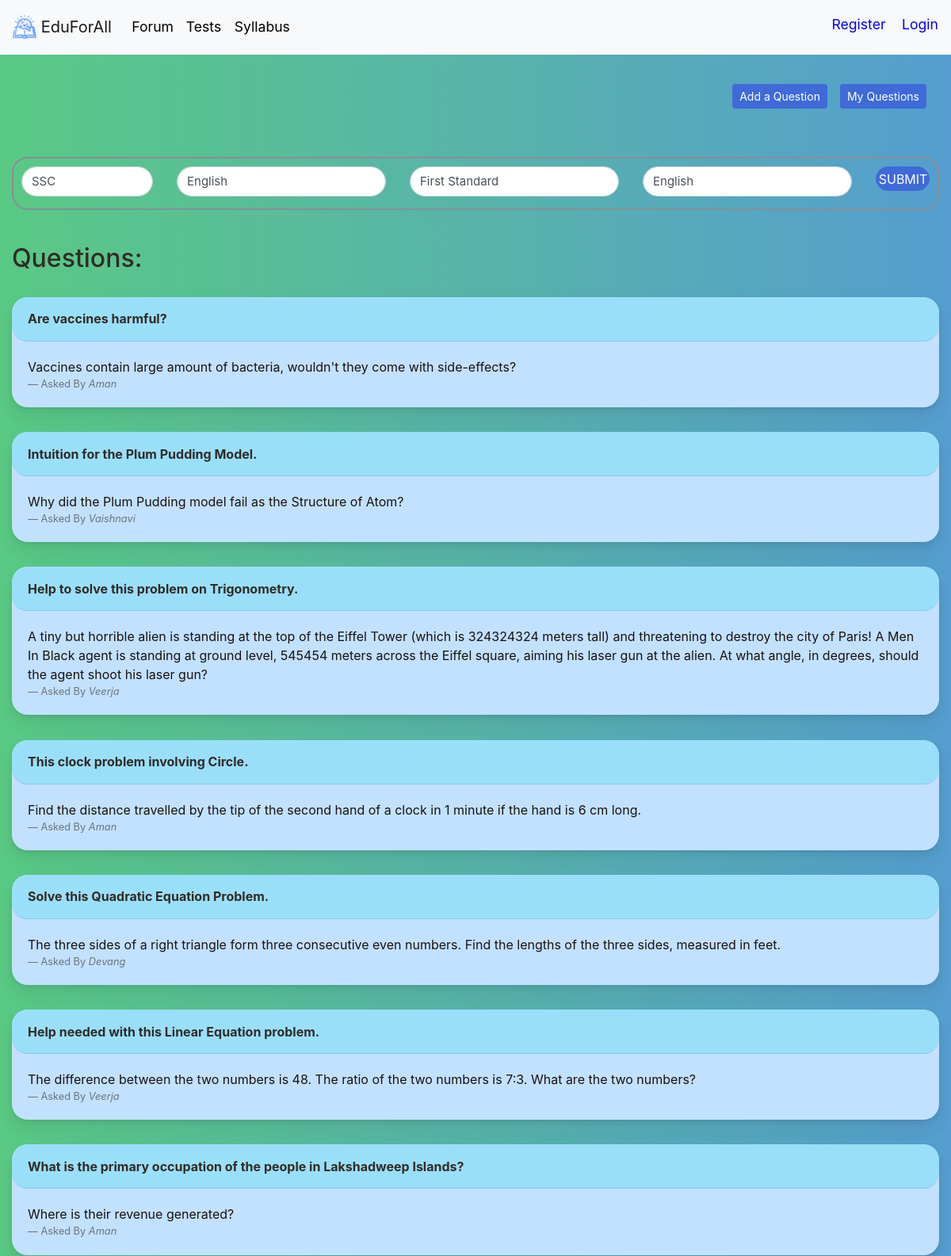
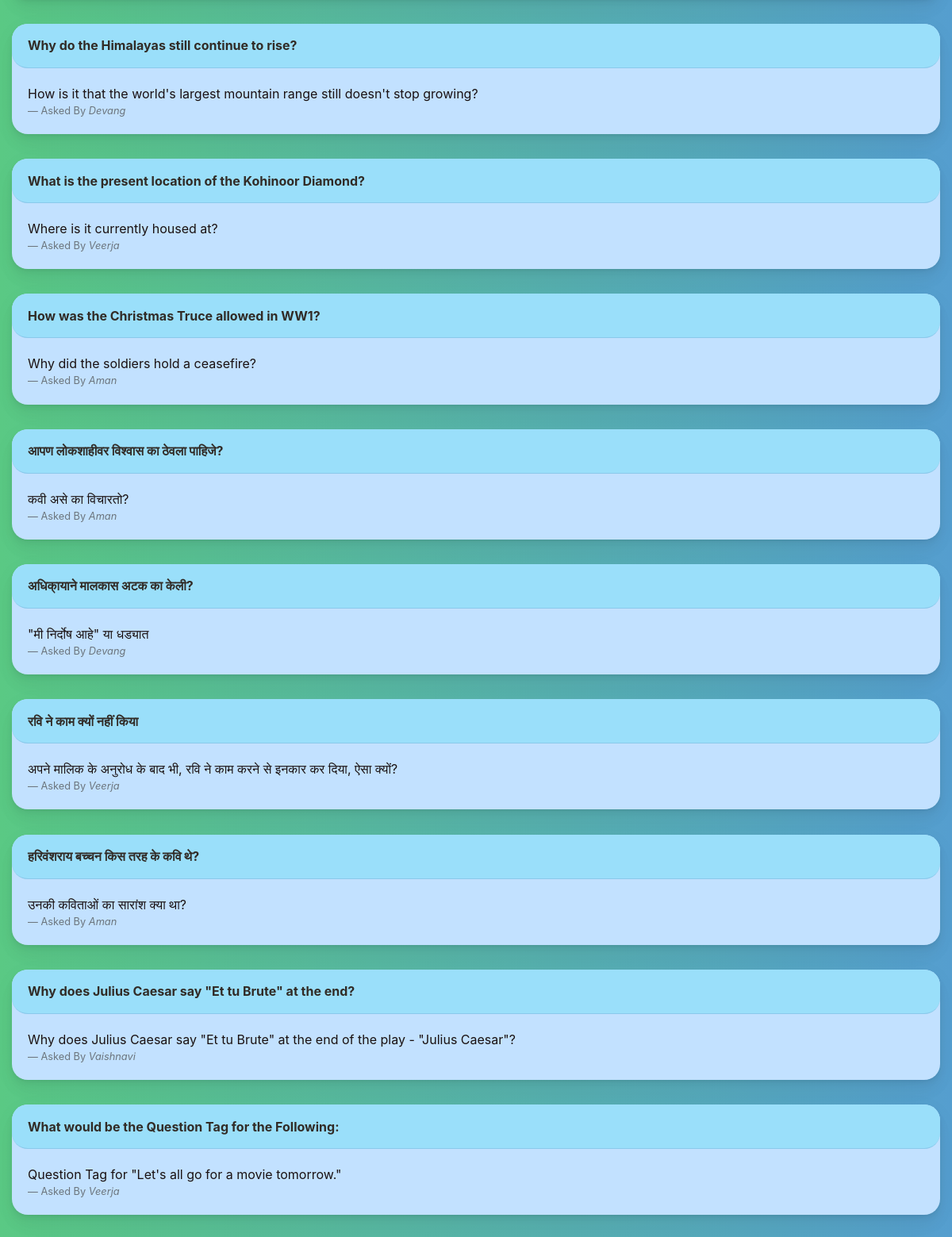
The app's page /forum/ with its own data (2 pictures, top to bottom).
### forum/models.py (models this page shows, shortened)
class question(models.Model):
    created = models.DateTimeField(auto_now_add=True)
    questionBy = models.ForeignKey(student, on_delete=models.CASCADE)
    title = models.CharField(max_length=240)
    body = models.CharField(max_length=25000)
    medium = models.CharField(max_length=100)
    acadYear = models.CharField(max_length=100)
    subject = models.CharField(max_length=100)
    board = models.CharField(max_length=100, default="SSC")

class student(models.Model):
    user: OneToOneField = models.OneToOneField(User, on_delete=models.CASCADE)
    acadYear = models.CharField(max_length=100)
    medium = models.CharField(max_length=100)
    board = models.CharField(max_length=100, default="SSC")

### forum/views.py (the view, shortened to what this page needs)
# urls.py: path('',views.forumLanding.as_view(),name='forumLanding'),
class forumLanding(View):
    def get(self, request, template_name='forumLanding.html'):
        message = {}
        message['questions'] = question.objects.all().order_by('-created')
        return render(request, 'forumLanding.html', message)

### forum/templates/forumLanding.html (shortened to what this page needs)
{% extends 'base.html' %}
{% load static %}
{% block content %}
<link rel="stylesheet" href="{% static 'all.css' %}">
<link rel="stylesheet" href="{% static 'bt.css' %}">
<link rel="stylesheet" href="{% static 'btb.css' %}">
<link rel="stylesheet" href="{% static 'login.css' %}">
<link rel="stylesheet" href="{% static 'forumLanding.css' %}">
<div class="container-fluid">
    <br>
    <br>
    <br>
    <br>
    <br>
    <a class="btn btn-primary btn-sm float-right" style="margin-right: 16px; margin-bottom: 16px" href="{% url 'forum:myQuestions' %}" role="button">My Questions</a>
    <a class="btn btn-primary btn-sm float-right" style="margin-right: 16px; margin-bottom: 16px" href="{% url 'forum:addQuestion' %}" role="button">Add a Question</a>
    <br>
    <br>
    <br>
<br>
    <div class="container-fluid" style="padding: 10px; border: 2px solid; border-radius: 20px;">
        <form action="" method="post">
        <div class="row">
            <div class="col-lg-2">
                <select name="board" id="board" required class="form-control"
                            style="border-radius: 20px; font-size: 15px; margin-bottom: 5px;">
                            <option value="SSC">SSC</option>
                </select>
            </div>
            <div class="col-lg-3">
                <select name="medium" id="medium" required class="form-control"
                            style="border-radius: 20px; font-size: 15px; margin-bottom: 5px;">
                            <option value="english">English</option>
                </select>
            </div>
            <div class="col-lg-3">
                <select name="acadYear" id="acadYear" required style="border-radius: 20px; font-size: 15px; margin-bottom: 5px;"
                            class="form-control">
                            <option value="1">First Standard</option>
                        </select>
            </div>
            <div class="col-lg-3">
                <select name="subject" id="subject" required style="border-radius: 20px; font-size: 15px; margin-bottom: 5px;"
                class="form-control">
                    <option value="English">English</option>
                </select>
            </div>
            <div class="col-lg-1">
                <button class="btn btn-primary btn-block text-uppercase" type="submit"
                            style="font-size: 1rem; padding: 4%; border-radius: 20px;">Submit</button>
            </div>
        </form>
        </div>
    </div>
<br><br>
    {% if questions %}
    <h2 style="color: #312b26;">Questions:</h2>
    <br>
<div class="container-fluid">
    {% for i in questions %}
    <a href="{% url 'forum:queAns' i.id %}">
        <div class="card" style="background-color: #c2e1ff; color: #1a1111;">
            <div class="card-header" style="font-size:1rem; background-color: #9adffa; color: #312b26">
             <strong>{{i.title}}</strong>
            </div>
            <div class="card-body">
                <blockquote class="blockquote mb-0" style="font-size:1rem">
                    <p>{{i.body}}</p>
                    <footer class="blockquote-footer">Asked By <cite
                            title="Source Title">{{ i.questionBy.user.first_name }}</cite></footer>
                </blockquote>
            </div>
        </div>
    </a>
    <br>
    {% endfor %}
</div>
{% else %}
<h2>Found 0 Results.</h2>
{% endif %}
{% endblock %}

### static/login.css (style rules this page uses)
:root { --input-padding-x: 1.5rem; --input-padding-y: .75rem; }
body { background: #007bff; background: linear-gradient(to right, #5ac984, #559ecf); }
.card { margin: 0 auto; float: none; margin-bottom: 10px; }

### static/forumLanding.css (style rules this page uses)
body { margin: 0; font-family: -apple-system, BlinkMacSystemFont, "Segoe UI", Roboto, "Helvetica Neue", Arial, "Noto Sans", sans-serif, "Apple Color Emoji", "Segoe UI Emoji", "Segoe UI Symbol", "Noto Color Emoji"; font-size: .88rem; font-weight: 400; line-height: 1.5; color: #878f97; text-align: left; background-color: #ffffff }
.card { box-shadow: 0 0.46875rem 2.1875rem rgba(4, 9, 20, 0.03), 0 0.9375rem 1.40625rem rgba(4, 9, 20, 0.03), 0 0.25rem 0.53125rem rgba(4, 9, 20, 0.05), 0 0.125rem 0.1875rem rgba(4, 9, 20, 0.03); border-width: 0; transition: all .2s; border-radius: 20px; }
.card-header:first-child { border-radius: calc(.25rem - 1px) calc(.25rem - 1px) 0 0; border-radius: 20px; }
.card-header { display: flex; align-items: center; border-bottom-width: 1px; padding-top: 0; padding-bottom: 0; padding-right: .625rem; height: 3.5rem; background-color: #fff; border-bottom: 1px solid rgba(26, 54, 126, 0.125) }
.btn-primary { color: #fff; background-color: #3f6ad8; border-color: #3f6ad8 }
.form-control { display: block; width: 100%; height: calc(2.25rem + 2px); padding: .375rem .75rem; font-size: 1rem; font-weight: 400; line-height: 1.5; color: #495057; background-color: #fff; background-clip: padding-box; border: 1px solid #ced4da; border-radius: .25rem; transition: border-color 0.15s ease-in-out, box-shadow 0.15s ease-in-out }
.card-body { flex: 1 1 auto; padding: 1.25rem }
a { color: #E91E63; text-decoration: none !important; background-color: transparent }

### records on screen
question: title "Are vaccines harmful?", body "Vaccines contain large amount of bacteria, wouldn't they come with side-effects?", questionBy.user.first_name "Aman"
question: title "Intuition for the Plum Pudding Model.", body "Why did the Plum Pudding model fail as the Structure of Atom?", questionBy.user.first_name "Vaishnavi"
question: title "Help to solve this problem on Trigonometry.", body "A tiny but horrible alien is standing at the top of the Eiffel Tower (which is 324324324 meters tall) and threatening to destroy the city of Paris! A Men In Black agent is standing at ground level, 545454 meters across the Eiffel square, aiming his laser gun at the alien. At what angle, in degrees, should the agent shoot his laser gun?", questionBy.user.first_name "Veerja"
question: title "This clock problem involving Circle.", body "Find the distance travelled by the tip of the second hand of a clock in 1 minute if the hand is 6 cm long.", questionBy.user.first_name "Aman"
question: title "Solve this Quadratic Equation Problem.", body "The three sides of a right triangle form three consecutive even numbers. Find the lengths of the three sides, measured in feet.", questionBy.user.first_name "Devang"
question: title "Help needed with this Linear Equation problem.", body "The difference between the two numbers is 48. The ratio of the two numbers is 7:3. What are the two numbers?", questionBy.user.first_name "Veerja"
question: title "What is the primary occupation of the people in Lakshadweep Islands?", body "Where is their revenue generated?", questionBy.user.first_name "Aman"
question: title "Why do the Himalayas still continue to rise?", body "How is it that the world's largest mountain range still doesn't stop growing?", questionBy.user.first_name "Devang"
question: title "What is the present location of the Kohinoor Diamond?", body "Where is it currently housed at?", questionBy.user.first_name "Veerja"
question: title "How was the Christmas Truce allowed in WW1?", body "Why did the soldiers hold a ceasefire?", questionBy.user.first_name "Aman"
question: title "आपण लोकशाहीवर विश्वास का ठेवला पाहिजे?", body "कवी असे का विचारतो?", questionBy.user.first_name "Aman"
question: title "अधिका्याने मालकास अटक का केली?", body "\"मी निर्दोष आहे\" या धड्यात", questionBy.user.first_name "Devang"
question: title "रवि ने काम क्यों नहीं किया", body "अपने मालिक के अनुरोध के बाद भी, रवि ने काम करने से इनकार कर दिया, ऐसा क्यों?", questionBy.user.first_name "Veerja"
question: title "हरिवंशराय बच्चन किस तरह के कवि थे?", body "उनकी कविताओं का सारांश क्या था?", questionBy.user.first_name "Aman"
question: title "Why does Julius Caesar say \"Et tu Brute\" at the end?", body "Why does Julius Caesar say \"Et tu Brute\" at the end of the play - \"Julius Caesar\"?", questionBy.user.first_name "Vaishnavi"
question: title "What would be the Question Tag for the Following:", body "Question Tag for \"Let's all go for a movie tomorrow.\"", questionBy.user.first_name "Veerja"
